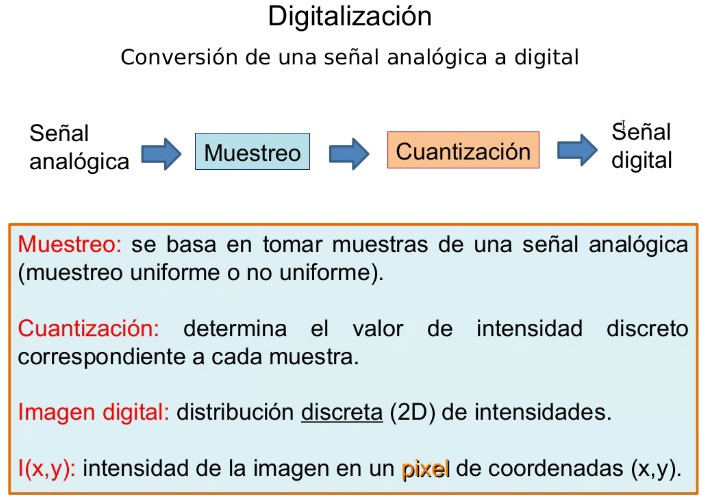
%> input picture Unidad 1/img/1.jpg, 708 x 500 px
$ octave ej13.m   (GNU Octave 9; MATLAB toolbox functions it lacks are replaced by stand-ins)
%> lines starting %> are read from the running program, lines starting %| are printed output that depends on the picture; in (x1, y1, x2, y2) boxes, pixels count from 0 and x2, y2 are one past the last pixel; in counts of white or black regions, pixels touching at a corner belong together; the program's own positions count from 1
% Realice procesamientos que involucren
% operaciones aritméticas y booleanas.

[file, path] = uigetfile({'*.tiff';'*.JPG';'*.bmp';'*.jpg'});
%> the answer given: ../../Unidad 1/img/1.jpg
dir = strcat(path,file);
info = imfinfo(dir);

switch info.ColorType
    case 'grayscale'
        I1=imread(dir);
    case 'truecolor'
        rgb=imread(dir);
%> rgb is the input picture: size 500x708x3 uint8; mean R, G, B 222.6, 228.4, 228.7
        I1=rgb2gray(rgb);
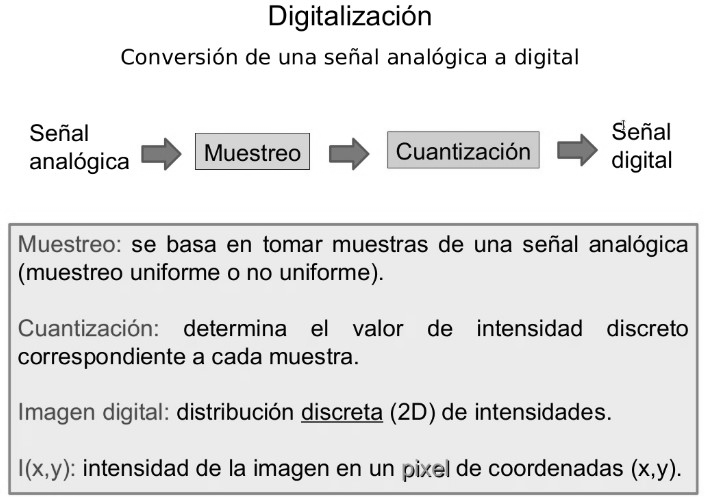
%> I1: size 500x708 uint8; min 0, max 255, mean 226.7
    case 'indexed'
        [X,map]=imread(dir);
        I1=ind2gray(X,map);
end

[file, path] = uigetfile({'*.tiff';'*.JPG';'*.bmp';'*.jpg'});
%> the answer given: ../../Unidad 1/img/10.jpg
dir = strcat(path,file);
info = imfinfo(dir);

switch info.ColorType
    case 'grayscale'
        I2=imread(dir);
    case 'truecolor'
        rgb=imread(dir);
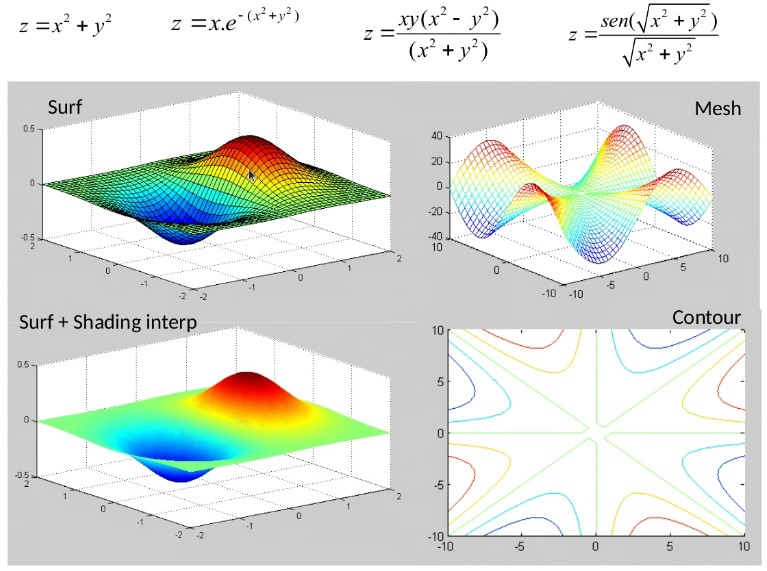
%> input picture Unidad 1/img/10.jpg, 767 x 571 px
%> rgb is the input picture: size 571x767x3 uint8; mean R, G, B 219.1, 224.8, 218
        I2=rgb2gray(rgb);
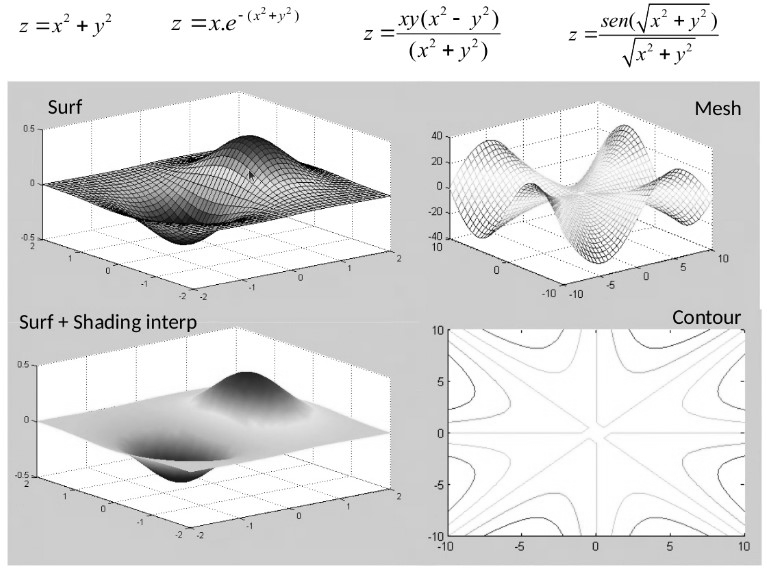
%> I2: size 571x767 uint8; min 0, max 255, mean 222.3
    case 'indexed'
        [X,map]=imread(dir);
        I2=ind2gray(X,map);
end


% Binarize I1
th1 = graythresh(I1);
%> th1 = 0.62
BW1 = imbinarize(I1, th1);
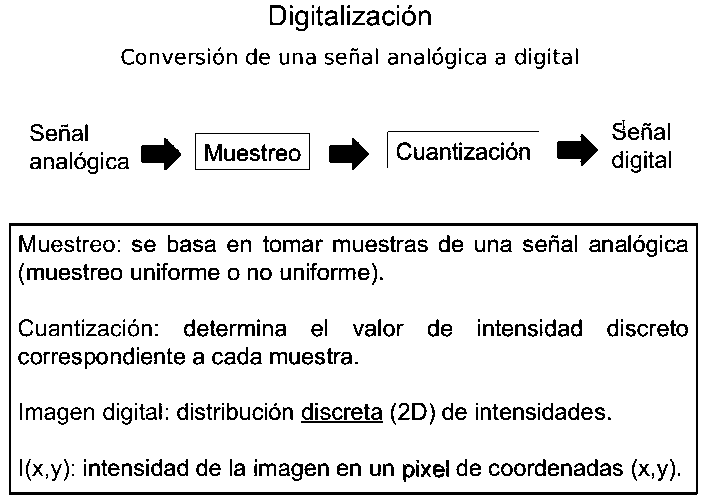
%> BW1: size 500x708 logical; 90.9% white; black in thin lines or dots

% Binarize I2
th2 = graythresh(I2);
%> th2 = 0.643
BW2 = imbinarize(I2, th2);
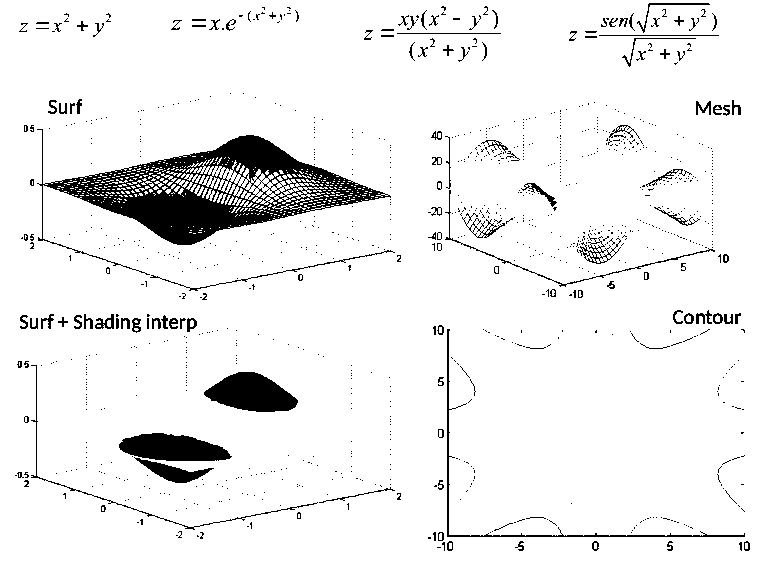
%> BW2: size 571x767 logical; 93.2% white; 1047 black regions (919 under 20 px), largest, box (x1, y1, x2, y2) and area: (37, 129, 391, 275) 13770, (204, 372, 298, 412) 2512, (119, 433, 232, 461) 2280

% Logic Operations
R1 = not(BW2) ;
%> (the run ends here)
